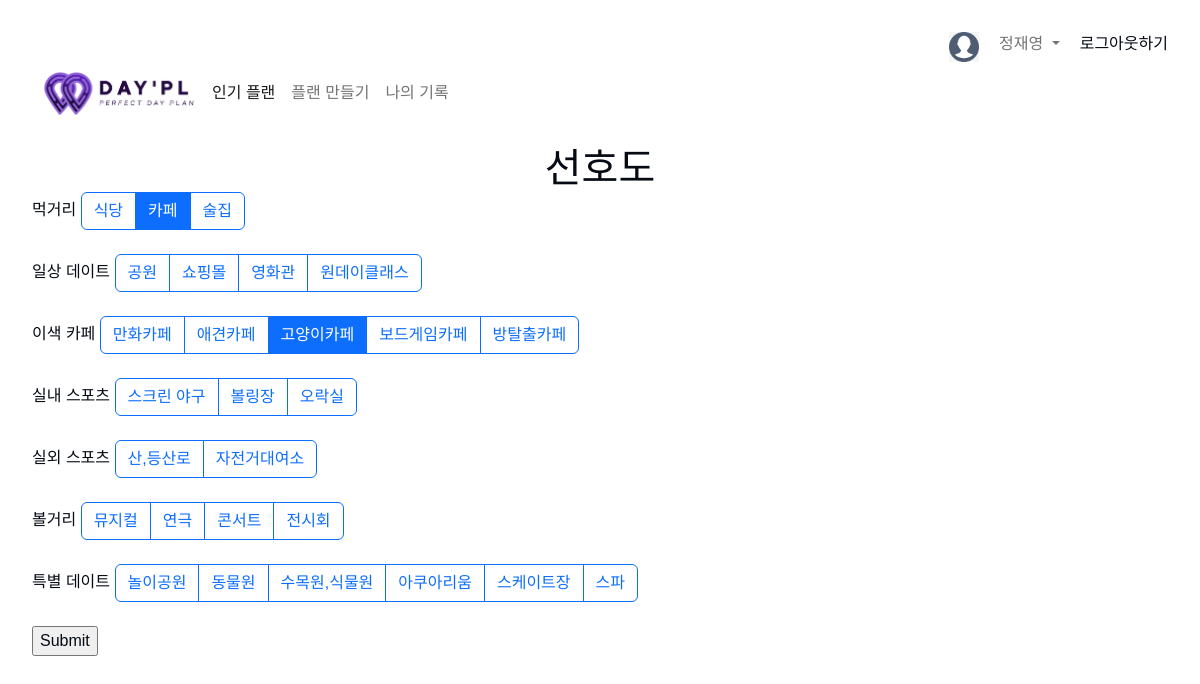
The app's page /preferences/ (signed in) with its own data.
### common/models.py (models this page shows, shortened)
class Profile(models.Model):
    user       = models.OneToOneField(User, on_delete=models.CASCADE)
    uuid       = models.UUIDField(unique=True, default=uuid.uuid4)
    nickname   = models.CharField(max_length=64, blank=False)
    fullname   = models.CharField(max_length=64, blank=False)
    gender     = models.CharField(max_length=64, blank=False)
    birthdate  = models.DateField(max_length=64, blank=False)
    phone      = models.CharField(max_length=64, blank=False)
    rq_terms   = models.BooleanField(default=0)
    op_terms   = models.BooleanField(default=0)
    image      = models.ImageField(upload_to='photos/', null=True, default='static/img/profile_img.png')
    sign_date  = models.DateTimeField(auto_now_add=True)

### Day_Pl/models.py (models this page shows, shortened)
class PlaceTypeCategory(models.Model):
    code = models.CharField(max_length=32, default='Z', unique=True)
    name = models.CharField(max_length=32, null=False)

class PlaceType(models.Model):
    category = models.ForeignKey(PlaceTypeCategory, on_delete=models.SET_NULL, null=True)
    code           = models.CharField(max_length=32, default='Z0', unique=True)
    name           = models.CharField(max_length=32, null=False)

### Day_Pl/views/preferences.py (the view, shortened to what this page needs)
# urls.py: path("", browse.index, name = 'browse'), #! 메인 페이지
def index(request):
    if not request.user.is_authenticated:
        return redirect(reverse('common:login'))
    preference_choices = PlaceType.objects.all() #! preference_choices의 각 원소는 html 요소의 id값으로 쓰임
    user_preference_ids = [user_preference.prefer.pk for user_preference in  Preference.objects.filter(user = request.user)]
    code_alphabets = PlaceTypeCategory.objects.all()
    context = {
        'preference_choices' : preference_choices,
        'user_preference_ids'   : user_preference_ids,
        'code_alphabets' : code_alphabets,
        }
    return render(request, 'preferences.html' , context = context)

### templates/preferences.html (shortened to what this page needs)
{% extends 'layout.html' %}
{% load static %}
{% block contents %}
	<div class="d-flex justify-content-center">
		<h1>선호도</h1>
	</div>
	<form method="post" action="{% url 'Day_Pl:preferences' %}">
		{% for code_alphabet in code_alphabets %}
			<label>{{ code_alphabet.name }}</label>
			<div class="btn-group" role="group" aria-label="Basic checkbox toggle button group">
				{% for preference_item in preference_choices %}
					{% if code_alphabet.code in preference_item.code %}
						<label class="btn btn-outline-primary" for="{{ preference_item.code }}">{{ preference_item.name }}</label>
					{% endif %}
				{% endfor %}
			</div>
			<br><br>
		{% endfor %}
		<input type="submit">
	</form>
{% endblock %}

### templates/components/after_login.html (shortened to what this page needs)
{% load static %}
<div class="d-flex justify-content-end">
	<img class="mt-3" height="30px" width="30px" src="{% static 'IMG/profile_img.png' %}" alt="유저 프로필 IMG">
	<nav class="navbar navbar-expand-lg bg-body-tertiary">
		<div class="container-fluid">
			<div class="collapse navbar-collapse" id="navbarSupportedContent">
				<ul class="navbar-nav me-auto mb-2 mb-lg-0">
					<li class="nav-item dropdown">
						<a class="nav-link dropdown-toggle" href="#" role="button" data-bs-toggle="dropdown" aria-expanded="false">
							{{ user.profile.nickname }}
						</a>
					</li>
				</ul>
			</div>
		</div>
	</nav>
	<a class="mt-3" href="{% url 'common:logout' %}">로그아웃하기</a>
</div>

### static/CSS/style.css (style rules this page uses)
* { box-sizing: border-box; color: var(--color-text); }
html, body { width: 100%; height: 100%; }
body { font-family: 'Noto Sans KR', sans-serif; font-size: 16px; padding: 1rem 2rem 0rem 2rem; }
a { text-decoration: none; color: var(--color-text); transition: color 0.3s ease-in; }
h1, h2, h3, p, ul { margin: 0; }
ul { list-style: none; padding: 0; }

### static/CSS/variables.css (style rules this page uses)
:root { --color-primary: var(--color-violet); --color-primary-variant: var(--color-lavender); --color-text: var(--color-black); --color-white: #ffffff; --color-black: #050a13; --color-violet: #8E44AD; --color-lavender: #EBDEF0; --color-red: #E74C3C; --color-yellow: #F4D03F; --color-light-yellow: #FDEBD0; --color-grey: #CED4D9; --color-light-grey: #f5f5f5; --color-mint: #D1F2EB; }

### records on screen
PlaceTypeCategory: name "먹거리"
PlaceType: name "식당"
PlaceType: name "카페"
PlaceType: name "술집"
PlaceTypeCategory: name "일상 데이트"
PlaceType: name "공원"
PlaceType: name "쇼핑몰"
PlaceType: name "영화관"
PlaceType: name "원데이클래스"
PlaceTypeCategory: name "이색 카페"
PlaceType: name "만화카페"
PlaceType: name "애견카페"
PlaceType: name "고양이카페"
PlaceType: name "보드게임카페"
PlaceType: name "방탈출카페"
PlaceTypeCategory: name "실내 스포츠"
PlaceType: name "스크린 야구"
PlaceType: name "볼링장"
PlaceType: name "오락실"
PlaceTypeCategory: name "실외 스포츠"
PlaceType: name "산,등산로"
PlaceType: name "자전거대여소"
PlaceTypeCategory: name "볼거리"
PlaceType: name "뮤지컬"
PlaceType: name "연극"
PlaceType: name "콘서트"
PlaceType: name "전시회"
PlaceTypeCategory: name "특별 데이트"
PlaceType: name "놀이공원"
PlaceType: name "동물원"
PlaceType: name "수목원,식물원"
PlaceType: name "아쿠아리움"
PlaceType: name "스케이트장"
PlaceType: name "스파"

### other values on screen
{{ user.profile.nickname }} "정재영"
